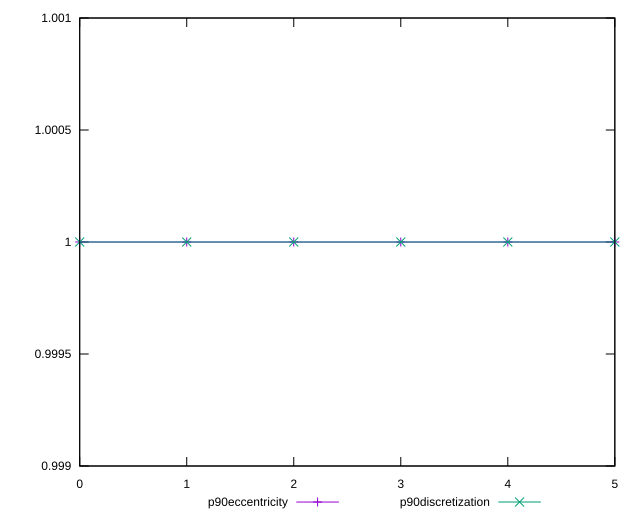

Here is the gnuplot script that generated this plot:
reset

$p90Eccentricity <<EOF
0 1.0000000000000002
1 1.0000000000000002
2 0.9999999999999999
3 0.9999999999999999
4 1.0000000000000002
5 0.9999999999999993
EOF

$p90Discretization <<EOF
0 1
1 1
2 1
3 1
4 1
5 1
EOF

set key outside below
set xrange [0:5]
set yrange [0.9989999999999993:1.0010000000000001]
set trange [0.9989999999999993:1.0010000000000001]
set terminal svg size 640, 520 enhanced background rgb 'white'
set output "reprap/first-meaningful-paint/progression/eccentricity.svg"

plot $p90Eccentricity title "p90eccentricity" with linespoints, \
     $p90Discretization title "p90discretization" with linespoints

reset
